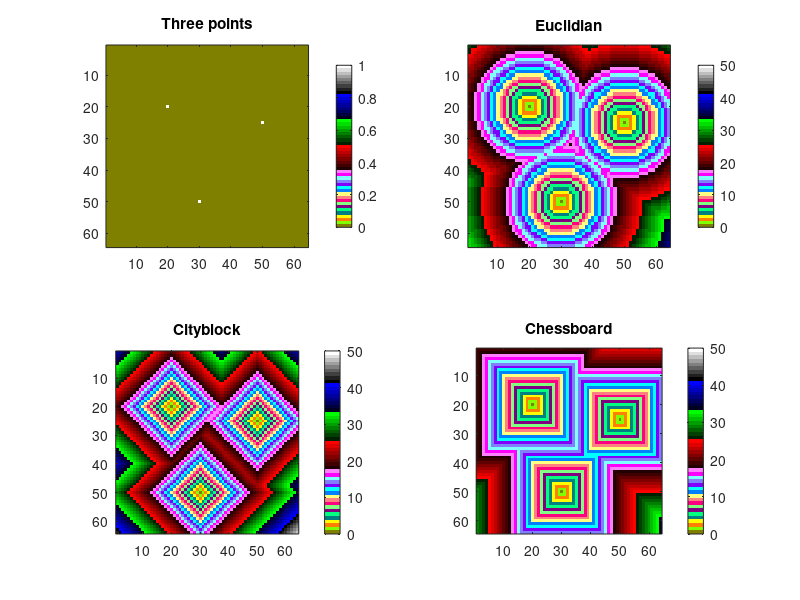

The MATLAB script that drew this image: (Note: this script raises an error after producing the figure.)
Im = zeros(64,64);
Im(20,20) = 1;
Im(50,30) = 1;
Im(25,50) = 1;
Im_eq = bwdist(Im);
figure(1)
colormap(colorcube(51))
subplot(2,2,1), imagesc(Im);
axis image; title('Three points'); colorbar
Im_eq = bwdist(Im);
subplot(2,2,2), imagesc(Im_eq, [0 50]);
axis image; title('Euclidian'); colorbar
Im_eq = bwdist(Im, 'cityblock');
subplot(2,2,3), imagesc(Im_eq, [0 50]);
axis image; title('Cityblock'); colorbar
Im_eq = bwdist(Im, 'chessboard');
subplot(2,2,4), imagesc(Im_eq, [0 50]);
axis image; title('Chessboard'); colorbar

ImD = imread('distObject.tif');
figure(2)
colormap(colorcube(51))
subplot(2,2,1), imagesc(ImD);
axis image; title('distObject'); colorbar
subplot(2,2,2), imagesc(bwdist(ImD==0));
axis image; title('distObject'); colorbar